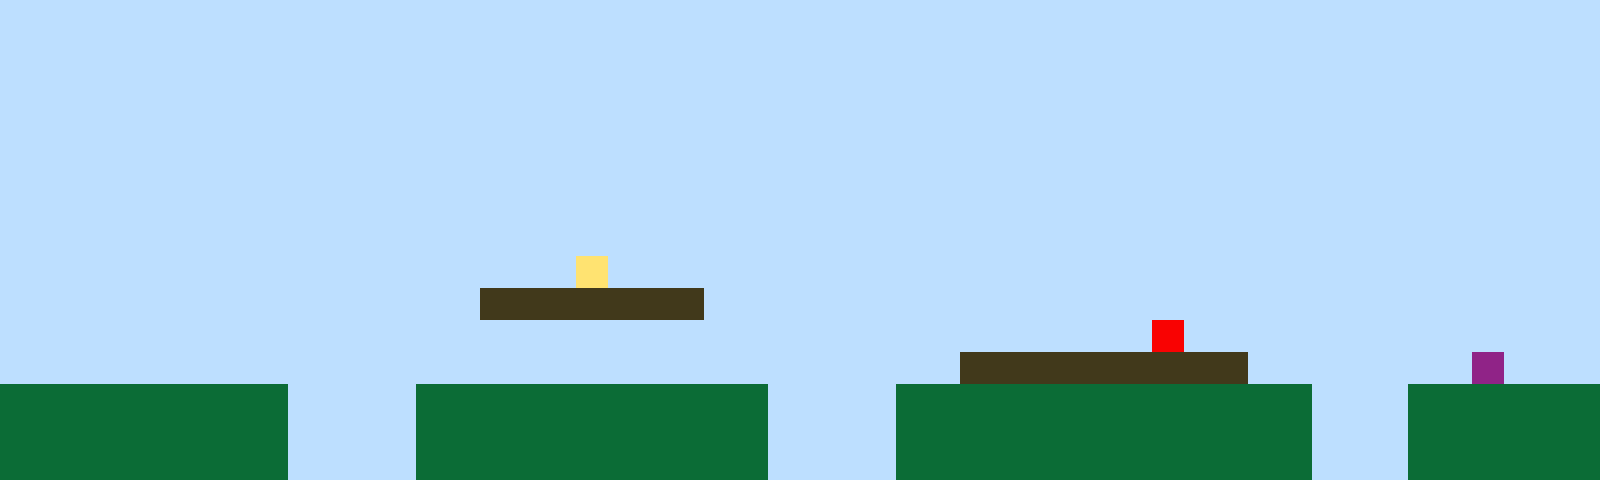

The image is a tile-based game level rendered from a .tmx file. Its description and complete source (layers, tilesets, objects, tile grids) follow:
An orthogonal 50x15 tile map with 32x32 px tiles, 1 tile layer (Tile Layer 1).

<map version="1.10" tiledversion="1.11.2" orientation="orthogonal" renderorder="right-up" width="50" height="15" tilewidth="32" tileheight="32" infinite="0" nextlayerid="2" nextobjectid="1"><editorsettings><export target="map1.csv" format="csv" /></editorsettings><tileset firstgid="1" name="sprites" tilewidth="32" tileheight="32" tilecount="6" columns="3"><image source="sprites.png" width="96" height="64" /></tileset><layer id="1" name="Tile Layer 1" width="50" height="15"><data encoding="csv">1,1,1,1,1,1,1,1,1,1,1,1,1,1,1,1,1,1,1,1,1,1,1,1,1,1,1,1,1,1,1,1,1,1,1,1,1,1,1,1,1,1,1,1,1,1,1,1,1,1,1,1,1,1,1,1,1,1,1,1,1,1,1,1,1,1,1,1,1,1,1,1,1,1,1,1,1,1,1,1,1,1,1,1,1,1,1,1,1,1,1,1,1,1,1,1,1,1,1,1,1,1,1,1,1,1,1,1,1,1,1,1,1,1,1,1,1,1,1,1,1,1,1,1,1,1,1,1,1,1,1,1,1,1,1,1,1,1,1,1,1,1,1,1,1,1,1,1,1,1,1,1,1,1,1,1,1,1,1,1,1,1,1,1,1,1,1,1,1,1,1,1,1,1,1,1,1,1,1,1,1,1,1,1,1,1,1,1,1,1,1,1,1,1,1,1,1,1,1,1,1,1,1,1,1,1,1,1,1,1,1,1,1,1,1,1,1,1,1,1,1,1,1,1,1,1,1,1,1,1,1,1,1,1,1,1,1,1,1,1,1,1,1,1,1,1,1,1,1,1,1,1,1,1,1,1,1,1,1,1,1,1,1,1,1,1,1,1,1,1,1,1,1,1,1,1,1,1,1,1,1,1,1,1,1,1,1,1,1,1,1,1,1,1,1,1,1,1,1,1,1,1,1,1,1,1,1,1,1,1,1,1,1,1,1,1,1,1,1,1,1,1,1,1,1,1,1,1,1,1,1,1,1,1,1,1,1,1,1,1,1,1,1,1,1,1,1,1,1,1,1,1,1,1,1,1,1,1,1,1,1,1,1,1,1,1,1,1,1,1,1,1,1,1,1,1,1,1,1,1,1,1,1,1,1,1,1,1,1,1,1,1,1,1,1,1,1,1,1,1,1,1,1,1,1,1,1,1,1,1,1,1,1,1,1,1,1,1,4,1,1,1,1,1,1,1,1,1,1,1,1,1,1,1,1,1,1,1,1,1,1,1,1,1,1,1,1,1,1,1,1,1,1,1,1,1,1,1,1,1,1,1,1,1,1,3,3,3,3,3,3,3,1,1,1,1,1,1,1,1,1,1,1,1,1,1,1,1,1,1,1,1,1,1,1,1,1,1,1,1,1,1,1,1,1,1,1,1,1,1,1,1,1,1,1,1,1,1,1,1,1,1,1,1,1,1,1,1,1,1,1,1,1,1,1,1,5,1,1,1,1,1,1,1,1,1,1,1,1,1,1,1,1,1,1,1,1,1,1,1,1,1,1,1,1,1,1,1,1,1,1,1,1,1,1,1,1,1,1,1,3,3,3,3,3,3,3,3,3,1,1,1,1,1,1,1,6,1,1,1,2,2,2,2,2,2,2,2,2,1,1,1,1,2,2,2,2,2,2,2,2,2,2,2,1,1,1,1,2,2,2,2,2,2,2,2,2,2,2,2,2,1,1,1,2,2,2,2,2,2,2,2,2,2,2,2,2,2,2,1,1,1,1,2,2,2,2,2,2,2,2,2,2,2,1,1,1,1,2,2,2,2,2,2,2,2,2,2,2,2,2,1,1,1,2,2,2,2,2,2,2,2,2,2,2,2,2,2,2,1,1,1,1,2,2,2,2,2,2,2,2,2,2,2,1,1,1,1,2,2,2,2,2,2,2,2,2,2,2,2,2,1,1,1,2,2,2,2,2,2</data></layer></map>
